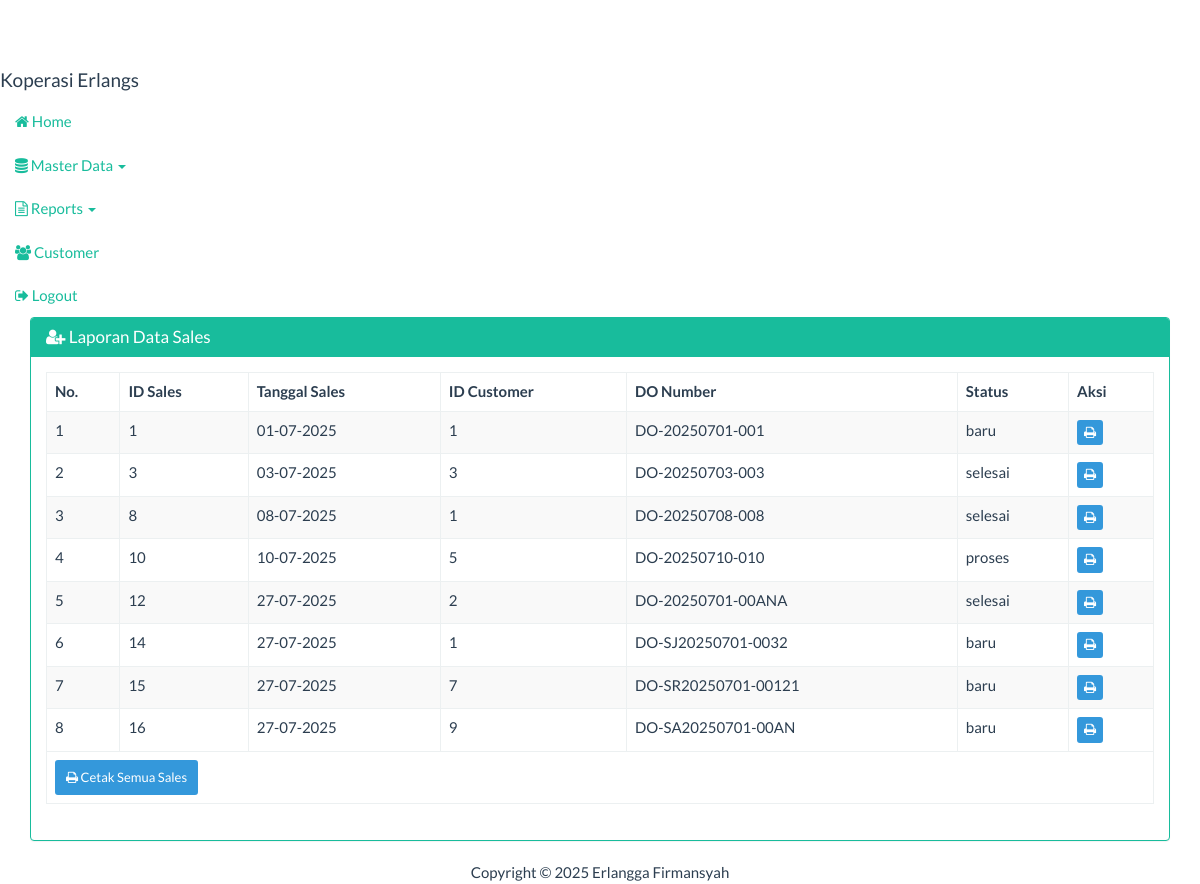
Screenshot of /?page=sales&actions=report (signed in) with the database file from the repository.
### tables this page shows
CREATE TABLE `sales` (
  `id_sales` int NOT NULL,
  `tgl_sales` date DEFAULT NULL,
  `id_customer` int DEFAULT NULL,
  `do_number` varchar(50) DEFAULT NULL,
  `status` enum('baru','proses','selesai') DEFAULT NULL
);

### views/sales_report.php (the view)
<div class="container">
    <div class="row">
        <div class="col-xs-12">
            <div class="panel panel-success">
                <div class="panel-heading">
                    <h3 class="panel-title"><span class="fa fa-user-plus"></span> Laporan Data Sales</h3>
                </div>
                <div class="panel-body">
                    <table id="deskripsi" class="table table-bordered table-striped table-hover">
                        <thead>
                            <tr>
                                <th>No.</th>
                                <th>ID Sales</th>
                                <th>Tanggal Sales</th>
                                <th>ID Customer</th>
                                <th>DO Number</th>
                                <th>Status</th>
                                <th>Aksi</th>
                            </tr>
                        </thead>
                        <tbody>
                            <?php
                            $sql = "SELECT * FROM sales";
                            $query = mysqli_query($koneksi, $sql) or die("SQL Anda Salah");
                            $nomor = 0;
                            while ($data = mysqli_fetch_array($query)) {
                                $nomor++;
                                ?>
                                <tr>
                                    <td><?= $nomor ?></td>
                                    <td><?= $data['id_sales'] ?></td>
                                    <td><?= date('d-m-Y', strtotime($data['tgl_sales'])) ?></td>
                                    <td><?= $data['id_customer'] ?></td>
                                    <td><?= $data['do_number'] ?></td>
                                    <td><?= $data['status'] ?></td>
                                    <td>
                                        <a href="report/sales_satu.php?id=<?= $data['id_sales'] ?>" target="_blank" class="btn btn-info btn-xs">
                                            <span class="fa fa-print"></span>
                                        </a>
                                    </td>
                                </tr>
                            <?php } ?>
                        </tbody>
                        <tfoot>
                            <tr>
                                <td colspan="7">
                                    <a href="report/sales_semua.php" target="_blank" class="btn btn-info btn-sm">
                                        <span class="fa fa-print"></span> Cetak Semua Sales
                                    </a>
                                </td>
                            </tr>
                        </tfoot>
                    </table>
                </div>
            </div>
        </div>
    </div>
</div>

### index.php (style rules this page uses)
body { margin-top:70px; }

### rows the page displays
sales: id_sales "1", tgl_sales "01-07-2025", id_customer "1", do_number "DO-20250701-001", status "baru"
sales: id_sales "3", tgl_sales "03-07-2025", id_customer "3", do_number "DO-20250703-003", status "selesai"
sales: id_sales "8", tgl_sales "08-07-2025", id_customer "1", do_number "DO-20250708-008", status "selesai"
sales: id_sales "10", tgl_sales "10-07-2025", id_customer "5", do_number "DO-20250710-010", status "proses"
sales: id_sales "12", tgl_sales "27-07-2025", id_customer "2", do_number "DO-20250701-00ANA", status "selesai"
sales: id_sales "14", tgl_sales "27-07-2025", id_customer "1", do_number "DO-SJ20250701-0032", status "baru"
sales: id_sales "15", tgl_sales "27-07-2025", id_customer "7", do_number "DO-SR20250701-00121", status "baru"
sales: id_sales "16", tgl_sales "27-07-2025", id_customer "9", do_number "DO-SA20250701-00AN", status "baru"
